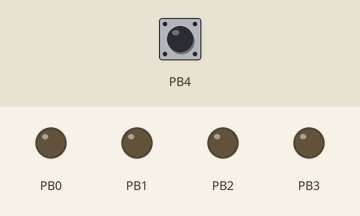
The sketch below on a simulated ATtiny85, built with avr-gcc and run on an emulated ATtiny85. Shown: output pins drawn as LEDs (lit = HIGH). Dashed ring = blinking. The inputs (shaded band) are chosen by the test bench; at power-on: PB4 HIGH. Sleep ends after the set time or at an interrupt; random numbers use the default seed unless the sketch sets one.

Above: at 5.0 s.
5.1 s: PB4 pulled LOW for 0.15 s
At 7.8 s:
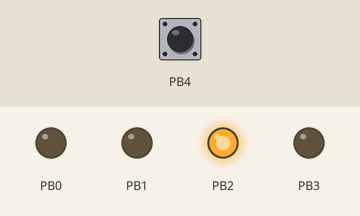
8.1 s: PB4 pulled LOW for 1 s
At 9.4 s:
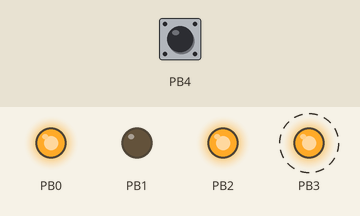
11.8 s: PB4 pulled LOW for 3.2 s
At 17.5 s:
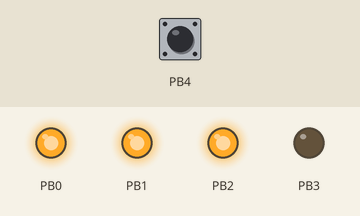
Timing chart, 0 to 25.3 s (numbered marks = the images above; inputs shaded):
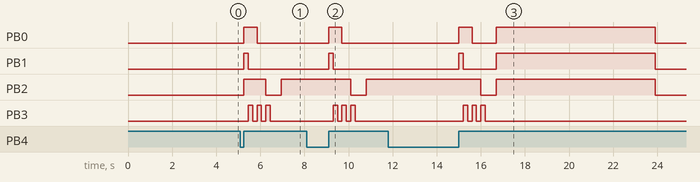

The sketch:

Electronicdice_v2.0.ino
```cpp
//------------------------------
// Dé électronique sur ATtiny13
// (C) 2020, Patrick Aversenq
//------------------------------
// Version "2.0", 24 september 2020

#include <avr/io.h>
#include <avr/sleep.h>
#include <avr/interrupt.h>
#include <util/delay.h>

// ----- DECLARATION DES VARIABLES ------

// Ports utilisée pour les groupes de LED:
//#define PortLeds PORTB
//#define BitUn PB3   // UN  (1 led centrale)
//#define BitDeux PB2 // DEUX (2 leds en coin)
//#define BitTrois PB0 // TROIS (2 leds en coin opposés)
//#define BitSix PB1 // SIX (2 leds milieu)

//#define PortButton PINB
//#define buttonPin PB4  //Capteur d'inclinaison


// Déclarations

int buttonState; //Etat du capteur d'inclinaison
int buttonPreviousState; //Etat capteur inclinaison précédent

unsigned long previousMillis = 0; //Time for activity

// Nombre de msseconde avant le sleep (Time Before Sleep)
#define Sleepdelay 7000


// Procédure pour afficher la valeur;
void Display (volatile byte *port, long valeur) {
   //Reset Port
   *port &= ~(_BV(PB0)|_BV(PB1)|_BV(PB2)|_BV(PB3));

   //Bit 1 (if value not even)
   if (valeur%2 != 0) *port |= _BV(PB3);

   //Bit 2 (if value > 1)
   if (valeur > 1) *port |= _BV(PB2);

   //Bit 3 (if value > 3)
   if (valeur > 3) *port |= _BV(PB0);

   //Bit 6 (if value > 5)
   if (valeur > 5) *port |= _BV(PB1);

   //short delay
   _delay_ms(200);
}


// Procédure de reveil (interruption)
ISR (PCINT0_vect) { // l'interruption termine le mode sleep
 sleep_disable();
 buttonPreviousState = LOW;
}


// Procédure de sommeil
void Sleep() {
  Display(&PORTB,0); //Eteind tout
  PCMSK|= _BV(PB4); // Pin Change sur PB3
  GIMSK|= _BV(PCIE); // Pin Change Interupt Inable

  set_sleep_mode(SLEEP_MODE_PWR_DOWN); // mieux: 3v à 2.5v en 10 sec.
  sleep_enable();
  sei(); // Lance l'interruption
  sleep_cpu(); // on passe en mode sleep.
   // l'interruption le réveillera
}


// ----- DECLARATION ENTREES ET SORTIES ------
void setup ()
{
  //On indique que les LED sont des sorties
  DDRB = (_BV(PB0)|_BV(PB1)|_BV(PB2)|_BV(PB3)); // sorties
  // On indique que le detecteur d'inclinaison est une entrée.
  PORTB= _BV(PB4); // entrée, avec Pull-up  pinMode (buttonPin, INPUT_PULLUP);
  //mode sleep after setup
  Sleep();
}

// ----- BOUCLE ------
void loop()
{
  unsigned long currentMillis = millis();
  // Variable pour le random du résultat final
  long ran;

  buttonState = digitalRead(PB4);

  if ((buttonState!=buttonPreviousState) && (buttonState == HIGH)) { // Si on bouge le dé (detection front)
   //SMALL ANIMATION FOR SUSPENS !!!
    for (int i = 6; i >= 0 ; i--) {
      Display(&PORTB,i);
    }
    _delay_ms(300);

    // RANDOM DU RESULTAT FINAL
    ran = random(1, 7); //Random value between >=1 and <7 (1 to 6)
    Display (&PORTB, ran); //Affiche le tirage


    //réinitialise le timer d'activité;
    currentMillis = millis();
    previousMillis = currentMillis;
    buttonPreviousState = buttonState;
  }

  //SLEEP MODE DETECTION
  if (currentMillis - previousMillis >= Sleepdelay) { //Time of Activity closed
       // save the last time you measure
      previousMillis = currentMillis;
      Sleep(); // Endormissement
   }

}
```

Measured:
- after the input at 5.1 s, PB0: LOW → HIGH after 0.15 s, → LOW 0.60 s later; PB1: LOW → HIGH after 0.15 s, → LOW 0.20 s later; PB2: LOW → HIGH after 0.15 s, → LOW 1.0 s later, → HIGH 0.70 s later; PB3: alternates HIGH for 0.20 s and LOW for 0.20 s, 6 changes in all, then stays LOW, starting after 0.35 s
- after the input at 8.1 s, PB0: LOW → HIGH after 1.0 s, → LOW 0.60 s later; PB1: LOW → HIGH after 1.0 s, → LOW 0.20 s later; PB2: HIGH → LOW after 2.0 s, → HIGH 0.70 s later; PB3: alternates HIGH for 0.20 s and LOW for 0.20 s, 6 changes in all, then stays LOW, starting after 1.2 s
- after the input at 11.8 s, PB0: LOW → HIGH after 3.2 s, → LOW 0.60 s later, → HIGH 1.1 s later, → LOW 7.2 s later; PB1: LOW → HIGH after 3.2 s, → LOW 0.20 s later, → HIGH 1.5 s later, → LOW 7.2 s later; PB3: alternates HIGH for 0.20 s and LOW for 0.20 s, 6 changes in all, then stays LOW, starting after 3.4 s
